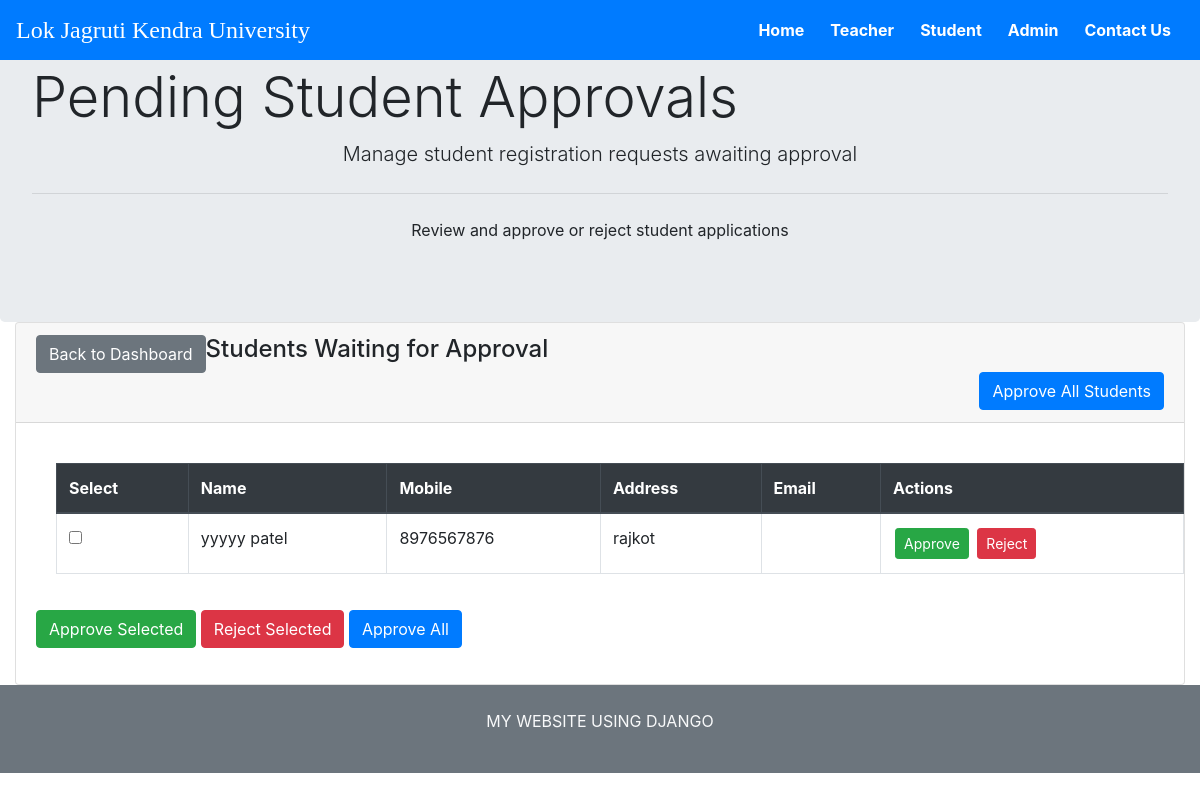
The app's page /admin-view-pending-student (signed in) with its own data.
### student/models.py (models this page shows, shortened)
class Student(models.Model):
    user=models.OneToOneField(User,on_delete=models.CASCADE)
    profile_pic= models.ImageField(upload_to='profile_pic/Student/',null=True,blank=True)
    address = models.CharField(max_length=40, blank=True)
    mobile = models.CharField(max_length=20, null=False, blank=True)
    enrollment_number = models.CharField(max_length=20, unique=True, null=True, blank=True)
    status= models.BooleanField(default=False)  # Require approval for new students
    @property
    def get_name(self):
        return self.user.first_name+" "+self.user.last_name

### exam/views.py (the view, shortened to what this page needs)
# urls.py: path('admin-view-pending-student', views.admin_view_pending_student_view,name='admin-view-pending-student'),
@login_required(login_url='adminlogin')
def admin_view_pending_student_view(request):
    students= SMODEL.Student.objects.all().filter(status=False)
    return render(request,'exam/admin_view_pending_student.html',{'students':students})

### templates/exam/admin_view_pending_student.html (shortened to what this page needs)
<!DOCTYPE html>
{% load widget_tweaks %}
<html lang="en">
<head>
    <link rel="stylesheet" href="https://maxcdn.bootstrapcdn.com/bootstrap/4.0.0/css/bootstrap.min.css">
</head>
<body>
    {% include "exam/navbar.html" %}
    <div class="jumbotron" style="margin-bottom:0px;">
        <h1 class="display-4">Pending Student Approvals</h1>
        <p class="lead">Manage student registration requests awaiting approval</p>
        <hr class="my-4">
        <p>Review and approve or reject student applications</p>
    </div>
    <div class="container-fluid">
        <div class="row">
            <div class="col-md-12">
                <div class="card">
                    <div class="card-header">
                        <a href="{% url 'admin-dashboard' %}" class="btn btn-secondary float-left">Back to Dashboard</a>
                        <h4>Students Waiting for Approval</h4>
                        {% if students %}
                        <a href="{% url 'approve-all-students' %}" class="btn btn-primary float-right" onclick="return confirm('Are you sure you want to approve all pending students?')">Approve All Students</a>
                        {% endif %}
                    </div>
                    <div class="card-body">
                        {% if students %}
                        <form method="post">
                            <div class="table-responsive">
                                <table class="table table-bordered table-hover">
                                    <thead class="thead-dark">
                                        <tr>
                                            <th>Select</th>
                                            <th>Name</th>
                                            <th>Mobile</th>
                                            <th>Address</th>
                                            <th>Email</th>
                                            <th>Actions</th>
                                        </tr>
                                    </thead>
                                    <tbody>
                                        {% for student in students %}
                                        <tr>
                                            <td><input type="checkbox" name="selected" value="{{ student.id }}"></td>
                                            <td>{{ student.get_name }}</td>
                                            <td>{{ student.mobile }}</td>
                                            <td>{{ student.address }}</td>
                                            <td>{{ student.user.email }}</td>
                                            <td>
                                                <a href="{% url 'approve-student' student.id %}" class="btn btn-success btn-sm btn-action" onclick="return confirm('Are you sure you want to approve this student?')">
                                                    Approve
                                                </a>
                                                <a href="{% url 'reject-student' student.id %}" class="btn btn-danger btn-sm btn-action" onclick="return confirm('Are you sure you want to reject and delete this student? This action cannot be undone.')">
                                                    Reject
                                                </a>
                                            </td>
                                        </tr>
                                        {% endfor %}
                                    </tbody>
                                </table>
                            </div>
                            <div class="form-group">
                                <button type="submit" name="action" value="approve_selected" class="btn btn-success" onclick="return confirm('Approve selected students?')">Approve Selected</button>
                                <button type="submit" name="action" value="reject_selected" class="btn btn-danger" onclick="return confirm('Reject selected students? This cannot be undone.')">Reject Selected</button>
                                <a href="{% url 'approve-all-students' %}" class="btn btn-primary" onclick="return confirm('Are you sure you want to approve all pending students?')">Approve All</a>
                            </div>
                        </form>
                        {% else %}
                        <div class="alert alert-info">
                            <strong>No pending student approvals!</strong> All students have been processed.
                        </div>
                        {% endif %}
                    </div>
                </div>
            </div>
        </div>
    </div>
    {% include "exam/footer.html" %}
</body>
</html>

### templates/exam/admin_view_pending_student.html (style rules this page uses)
.jumbotron { margin-top: 0px; margin-bottom: 0px; }
.table-responsive { margin: 20px; }
.btn-action { margin: 2px; }

### templates/exam/footer.html (style rules this page uses)
p { text-align: center; }

### records on screen
Student: get_name "yyyyy patel", mobile "8976567876", address "rajkot"
